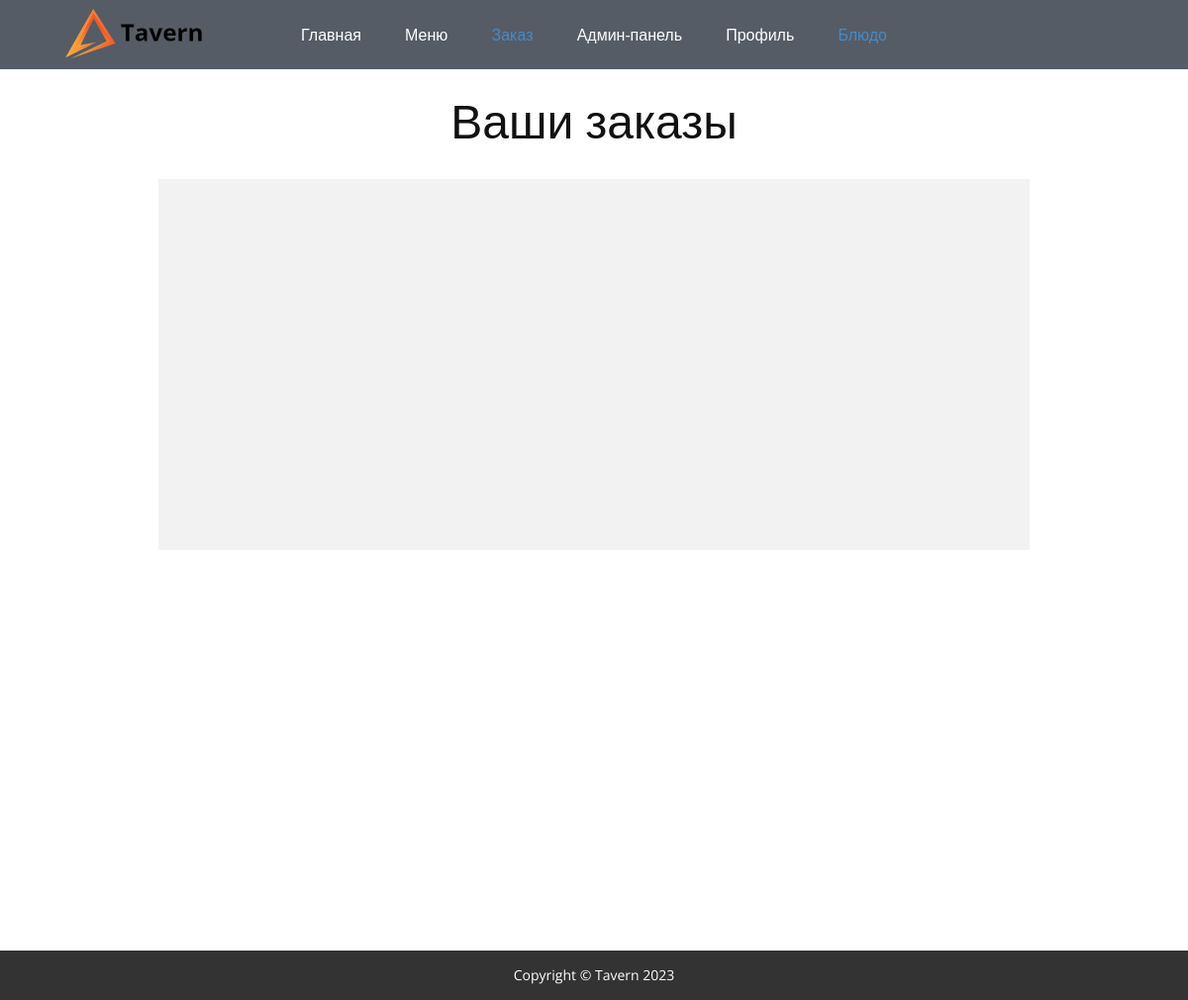
Before: /dishes/order/ (signed in) with the older database file.
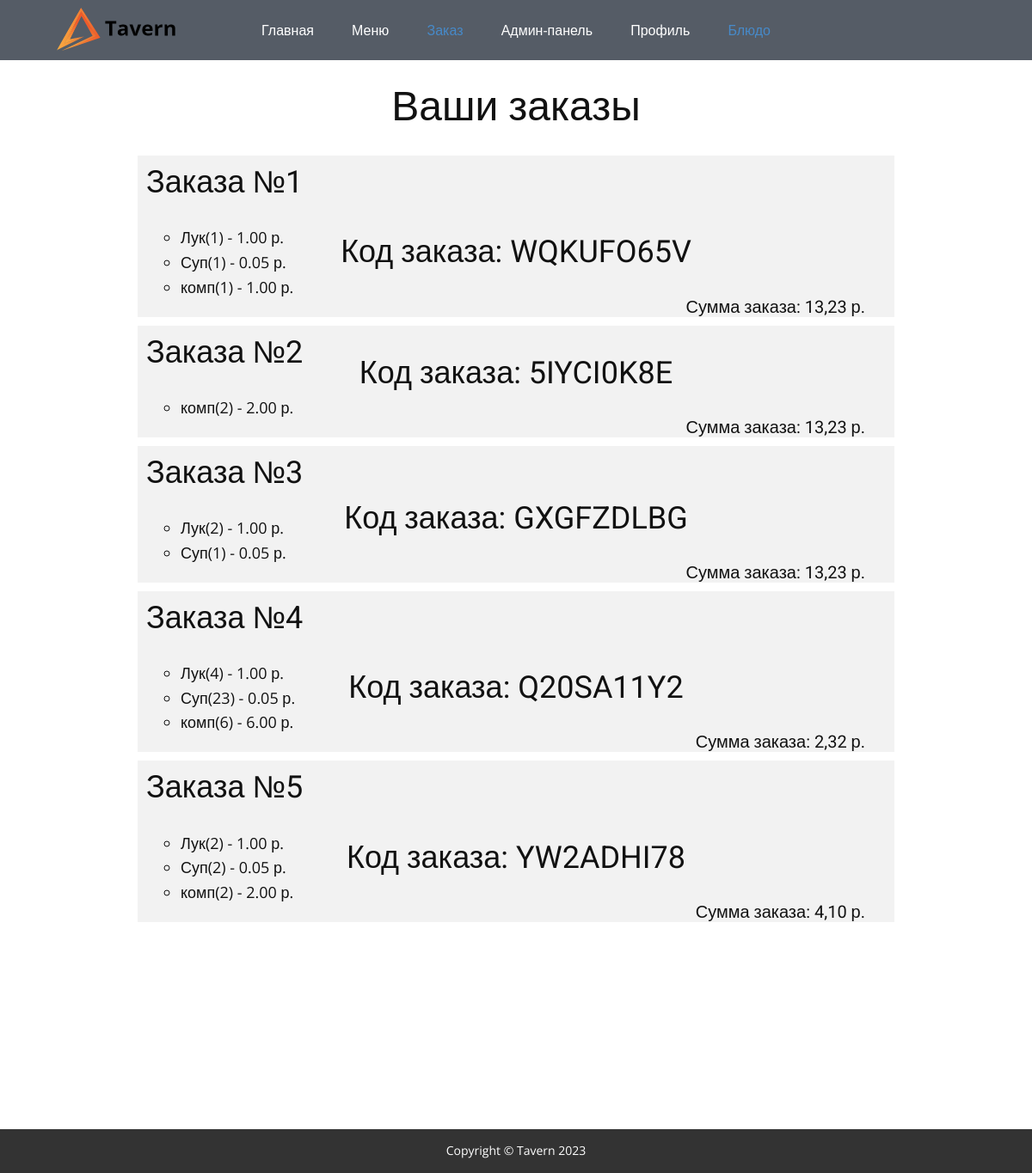
After: the same page with the newer database file.
### dish/models.py (models this page shows, shortened)
class Order(models.Model):
    code_order = models.TextField(max_length=9)
    user_id = models.ForeignKey(User, on_delete=models.PROTECT)
    baskets = models.ForeignKey(Basket, on_delete=models.PROTECT)
    price = models.DecimalField(max_digits=6, decimal_places=2)
    def get_dish_names(self):
        dish_names = []
        basket_items = self.baskets.items.all()
        for basket_item in basket_items:
            if isinstance(basket_item.content_object, Dish):
                dish_names.append(basket_item.content_object.name + f'({basket_item.quantity})' + ' - ' + str(basket_item.content_object.price) + ' р.')
        return dish_names
    def get_complex_dish_names(self):
        c_dish_name = []
        basket_items = self.baskets.items.all()
        for basket_item in basket_items:
            if isinstance(basket_item.content_object, ComplexDish):
                c_dish_name.append(basket_item.content_object.name + f'({basket_item.quantity})' + ' - ' + str(basket_item.get_complex_dish_price()) + ' р.')
        return c_dish_name

### dish/views.py (the view, shortened to what this page needs)
# urls.py: path('order/', order, name='order'),
@login_required
def order(request):
    context = {
        'order': Order.objects.all(),
        'order_f': Order.objects.first(),
    }
    return render(request, 'dish/html/order.html', context=context)

### dish/models.py (called while the page is built)
    def calculate_complex_dish_price(self):
        dish_complexes = DishComplexDish.objects.filter(complex_dish=self)
        total_price = dish_complexes.aggregate(Sum('dish__price'))['dish__price__sum']
        return Decimal(total_price).quantize(Decimal('0.00'))

    def get_complex_dish_price(self):
        if isinstance(self.content_object, ComplexDish):
            return self.content_object.calculate_complex_dish_price() * self.quantity
        return Decimal(0)

### dish/templates/dish/html/order.html (shortened to what this page needs)
{% extends 'dish/html/base2.html' %}
{% load static %}
{% block meta %}
    <link rel="stylesheet" href="{% static 'fog/css/nicepage.css' %}" media="screen">
<link rel="stylesheet" href="{% static 'fog/css/Заказы.css' %}" media="screen">
{% endblock %}
{% block content %}
    <section class="u-clearfix u-section-1" id="sec-f47c">
      <div class="u-clearfix u-sheet u-sheet-1">
        <h2 class="u-text u-text-default u-text-1">Ваши заказы</h2>
        <div class="u-list u-list-1">
        <div style="overflow: auto; height: 90vh">
          <div class="u-repeater u-repeater-1">
              {% for foo in order %}
                  <div class="u-container-style u-grey-5 u-list-item u-repeater-item">
              <div class="u-container-layout u-similar-container u-container-layout-1">
                <h3 class="u-text u-text-default u-text-2">Заказа №{{ foo.pk }}</h3>
                <ul class="u-text u-text-default u-text-3">
                    <ul>
                        {% for dish_name in foo.get_dish_names %}
                            <li>{{ dish_name }}</li>
                        {% endfor %}
                        {% for dish_name in foo.get_complex_dish_names %}
                            <li>{{ dish_name }}</li>
                        {% endfor %}
                    </ul>
                </ul>
                <h3 class="u-text u-text-default u-text-4">Код заказа: {{ foo.code_order }}</h3>
                <h5 class="u-text u-text-default u-text-5">Сумма заказа: {{ foo.price }} р.</h5>
              </div>
            </div>
              {% endfor %}
            <div class="u-container-style u-grey-5 u-list-item u-repeater-item">
              <div class="u-container-layout u-similar-container u-container-layout-2">
              </div>
            </div>
          </div>
        </div>
        </div>
      </div>
    </section>
{% endblock %}

Changed rows visible on the page:
added Order: pk "1", get_dish_names "Лук(1) - 1.00 р." "Суп(1) - 0.05 р.", get_complex_dish_names "комп(1) - 1.00 р.", code_order "WQKUFO65V", price "13,23"
added Order: pk "2", get_complex_dish_names "комп(2) - 2.00 р.", code_order "5IYCI0K8E", price "13,23"
added Order: pk "3", get_dish_names "Лук(2) - 1.00 р." "Суп(1) - 0.05 р.", code_order "GXGFZDLBG", price "13,23"
added Order: pk "4", get_dish_names "Лук(4) - 1.00 р." "Суп(23) - 0.05 р.", get_complex_dish_names "комп(6) - 6.00 р.", code_order "Q20SA11Y2", price "2,32"
added Order: pk "5", get_dish_names "Лук(2) - 1.00 р." "Суп(2) - 0.05 р.", get_complex_dish_names "комп(2) - 2.00 р.", code_order "YW2ADHI78", price "4,10"
